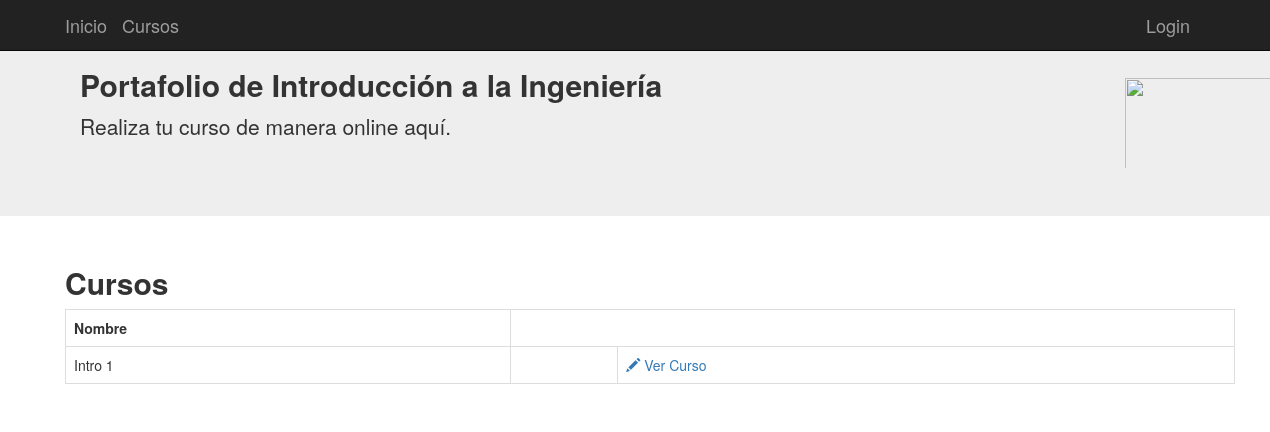
The page /cursos on the database as committed earlier.
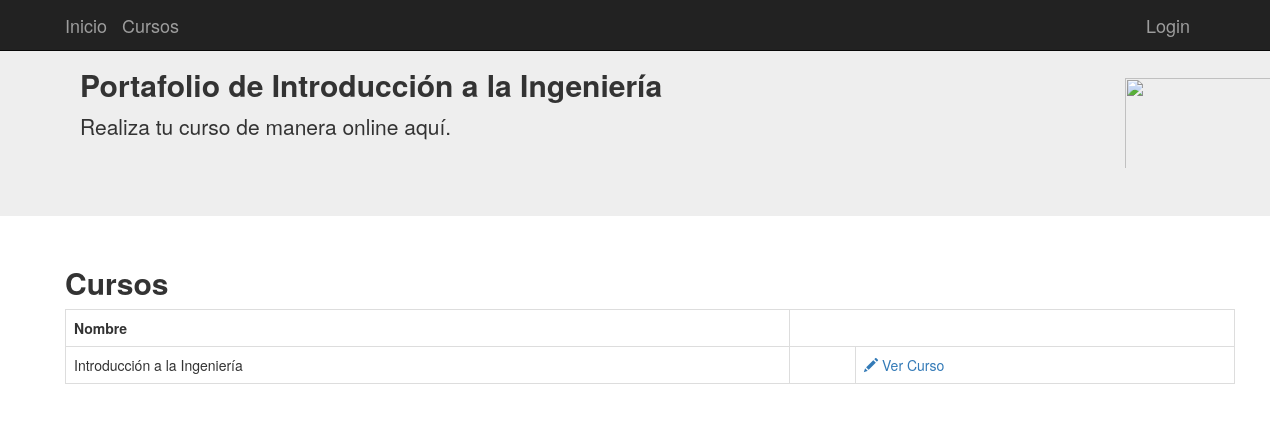
The same page on the database as committed later.
### tables this page shows
CREATE TABLE cursos (
	id INTEGER NOT NULL, 
	nombre VARCHAR(100), 
	PRIMARY KEY (id)
);

### aplicacion/app.py (the view)
@app.route('/cursos')
def cursos():
    from aplicacion.models import Cursos
    cursos = Cursos.query.all()
    return render_template("cursos.html", cursos=cursos)

### aplicacion/templates/cursos.html (shortened to what this page needs)
{% extends "base.html" %}
{% block contenido %}
<div class="container">
  <div class="row">
    <h2><b>Cursos</b></h2>
    <div class="list-group">
      <table class="table table-bordered">
          <tr>
            <th>Nombre</th>
          </tr>
        {% for cur in cursos %}
          <tr>
            <td>{{cur.nombre}}</td>
            <td></td>
          <td><a href="{{url_for('cursos_ver',id=cur.id)}}"><span class="glyphicon glyphicon-pencil"></span> Ver Curso</a></td>
          </tr>
        {% endfor %}
      </table>
    </div>
  </div>
</div>
{% endblock %}

Rows that differ between the two databases and show on the page:
changed cursos: nombre "Intro 1" → "Introducción a la Ingeniería"
